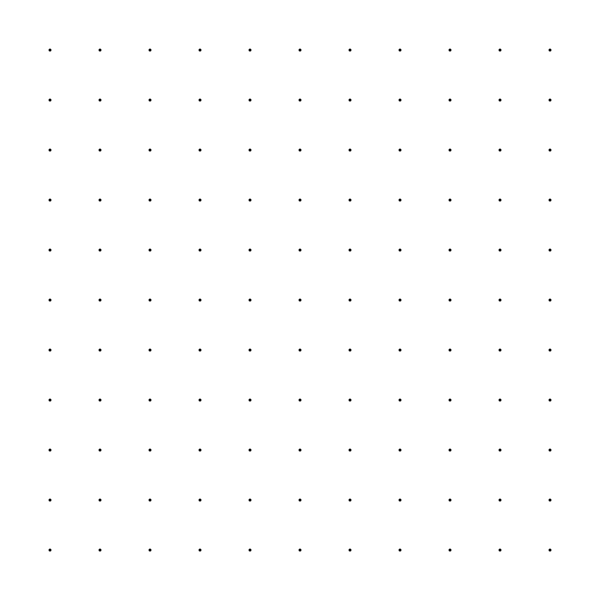
Frame 1 (no input)
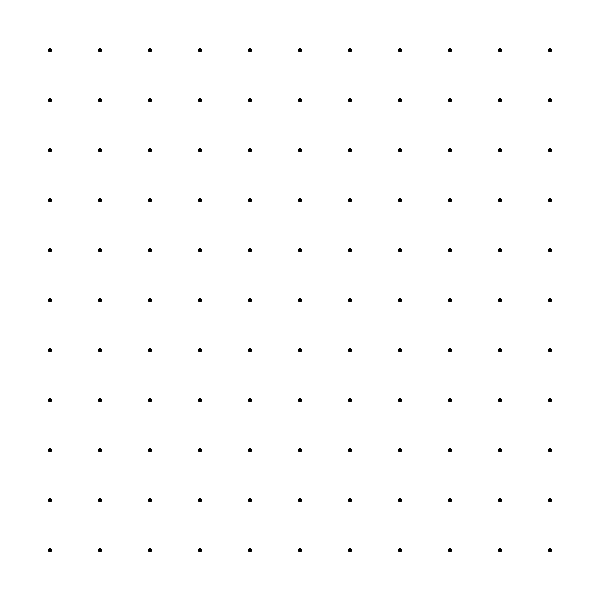
Frame 60 (no input)
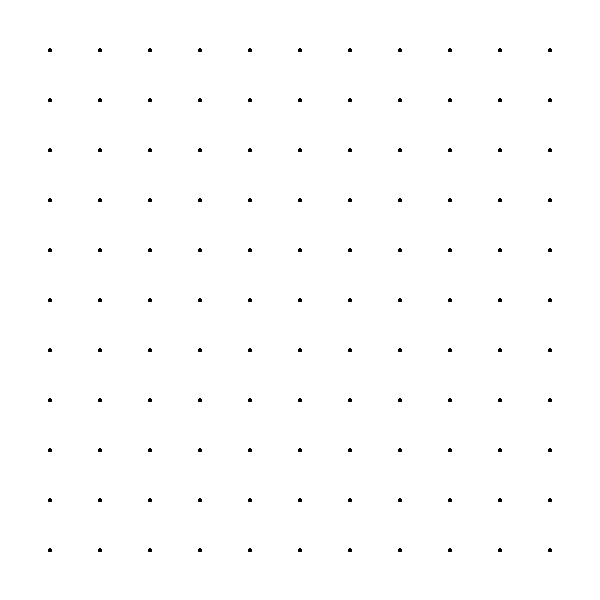
Frame 120 (the mouse pressed at the canvas centre since frame 60)

The p5.js sketch that drew these frames (run headless with seeded random() and noise() and a simulated clock; from frame 60 on, the mouse is pressed at the canvas centre):

// p5.js sketch
// ── sketch.js
let gridSize = 50;
let isDraw = false;

let starter;

let hoverState = [];

function setup() {
  createCanvas(600, 600);
  starter = [random(width), random(height)];
  // noLoop();
  // loop();
  strokeWeight(3);
  background(0, 0, 0, 0);
}

function draw() {
  strokeWeight(3);
  for(let i=1;i<width/gridSize;i++) {
    for(let j=1;j<height/gridSize;j++) {
      point(i*gridSize,j*gridSize);    
    }
  }
}

function drawCurve(x1, y1, type) {
  x2 = x1+gridSize;
  y2 = y1+gridSize;
  noFill();
  beginShape();
  if(type == 1) {
    vertex(x1,y2);
    quadraticVertex(x1, y1, x2, y1);
  }
  
  if(type == 2) {
    vertex(x1,y1);
    quadraticVertex(x2, y1, x2, y2);
  }
  
  if(type == 3) {
    vertex(x2,y1);
    quadraticVertex(x2, y2, x1, y2); 
  }
  
  if(type == 4) {
    vertex(x2,y2);
    quadraticVertex(x1, y2, x1, y1);
  }
    
  
  endShape();
}

function drawHorizontalLine(x1,y1) {
  x2 = x1+gridSize;
  y2 = y1;
  line(x1,y1,x2,y2);
  fill(0);
  beginShape();
  
  vertex(x1,y1);
  
  curveHeight = gridSize*0.26;
  
  bezierVertex(x1+gridSize*0.16, y1, x1+gridSize*0.3, y1-curveHeight, 
               x1+gridSize/2, y1-curveHeight);
  
  bezierVertex(x1+gridSize*0.6, y1-curveHeight, x1+gridSize*0.83, y1, 
               x2, y2);
  
  bezierVertex(x1+gridSize*0.83, y1, x1+gridSize*0.6, y1+curveHeight, 
               x1+gridSize/2, y1+curveHeight);
  
  bezierVertex(x1+gridSize*0.3, y1+curveHeight, x1+gridSize*0.16, y1, 
               x1, y1);
  endShape();
}


function mouseClicked() {
  // isDraw = !isDraw;
  drawLine();
  // x1 = floor(mouseX/gridSize)*gridSize;
  // y1 = floor(mouseY/gridSize)*gridSize;
}

function mouseMoved() {
  if(isDraw)
    drawLine();

}

function drawLine() {
  x1 = floor(mouseX/gridSize)*gridSize;
  y1 = floor(mouseY/gridSize)*gridSize;
  
  if((mouseX%gridSize < gridSize*0.1 | 
    mouseX%gridSize > gridSize*0.9)) {
    
    if(mouseY%gridSize < gridSize*0.1 | mouseY%gridSize > gridSize*0.9) {
      return false;
    }
    
    if(mouseX%gridSize < gridSize*0.1) {
      y1 = floor(mouseY/gridSize)*gridSize;
      drawVerticalLine(x1,y1); 
      return false;
    }
    else {
      x1 = ceil(mouseX/gridSize)*gridSize;
      y1 = floor(mouseY/gridSize)*gridSize;
      drawVerticalLine(x1,y1); 
      return false;
    }
  }
  
  else {
    if(mouseY%gridSize < gridSize*0.1) {
      y1 = floor(mouseY/gridSize)*gridSize;
      drawHorizontalLine(x1,y1);
      return false;
    }

    if(mouseY%gridSize > gridSize*0.9) {
      y1 = ceil(mouseY/gridSize)*gridSize;
      drawHorizontalLine(x1,y1);
      return false;
    } 
  }
  
  if(mouseX%gridSize < gridSize*0.5 && mouseY%gridSize < gridSize*0.5) {
    drawCurve(x1, y1, 1);
    return false;
  }
  
  if(mouseX%gridSize > gridSize*0.5 && mouseY%gridSize < gridSize*0.5) {
    drawCurve(x1, y1, 2);
    return false;
  }
  
  if(mouseX%gridSize > gridSize*0.5 && mouseY%gridSize > gridSize*0.5) {
    drawCurve(x1, y1, 3);
    return false;
  }
  
  if(mouseX%gridSize < gridSize*0.5 && mouseY%gridSize > gridSize*0.5) {
    drawCurve(x1, y1, 4);
    return false;
  }
}


function drawVerticalLine(x1,y1) {
  x2 = x1;
  y2 = y1+gridSize;
  
  fill(0);
  strokeWeight(3);
  line(x1,y1,x2,y2);
  
  curveHeight = gridSize*0.26;
  
  beginShape();
  
  vertex(x1,y1);
  
  bezierVertex(x1, y1+gridSize*0.16, x1-curveHeight, y1+gridSize*0.3, 
               x1-curveHeight, y1+gridSize/2);
  
  bezierVertex(x1-curveHeight, y1+gridSize*0.6, x1, y1+gridSize*0.83, 
               x2, y2);
  
  bezierVertex(x1, y1+gridSize*0.83, x1+curveHeight, y1+gridSize*0.6, 
               x1+curveHeight, y1+gridSize/2);
  
  bezierVertex(x1+curveHeight, y1+gridSize*0.3, x1, y1+gridSize*0.16, 
               x1, y1);
  endShape();
}
